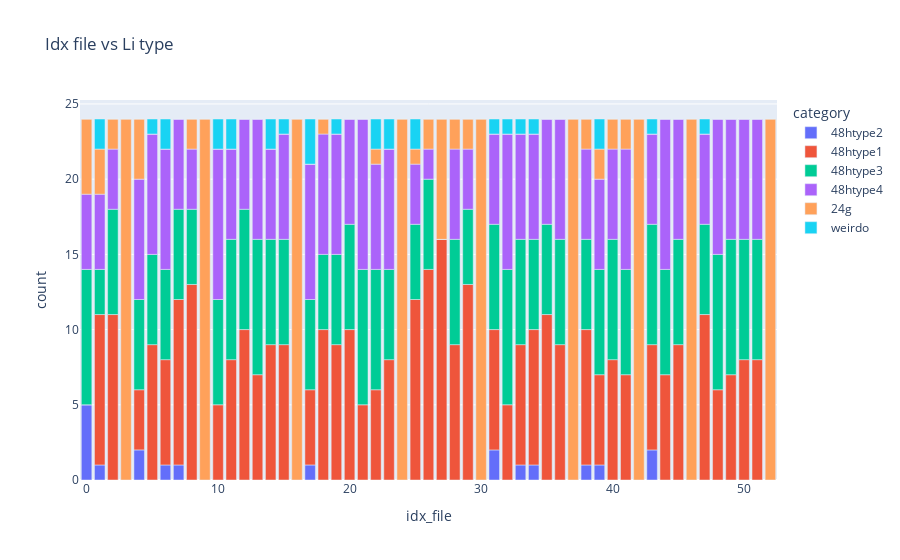

Notebook code for this chart:
### Code cell
Mapping.Labelling.get_amount_type(file_loc_important_cols, litype, el = "Li")
df_amount_type = Plot.Mapping.Labelling.plot_amount_type(file_loc_important_cols, litype, el, style, category_labels)

### Figure 1 — Plotly figure (JSON) as saved in the notebook; plotly's stock layout.template omitted (floating-point values rounded to 4 significant figures)
{"data": [{"alignmentgroup": "True", "hovertemplate": "category=48htype2<br>idx_file=%{x}<br>count=%{y}<extra></extra>", "legendgroup": "48htype2", "marker": {"color": "#636efa", "pattern": {"shape": ""}}, "name": "48htype2", "offsetgroup": "48htype2", "orientation": "v", "showlegend": true, "textposition": "auto", "type": "bar", "x": [0, 1, 2, 3, 4, 5, 6, 7, 8, 9, 10, 11, 12, 13, 14, 15, 16, 17, 18, 19, 20, 21, 22, 23, 24, 25, 26, 27, 28, 29, 30, 31, 32, 33, 34, 35, 36, 37, 38, 39, 40, 41, 42, 43, 44, 45, 46, 47, 48, 49, 50, 51, 52], "xaxis": "x", "y": [5, 1, 0, 0, 2, 0, 1, 1, 0, 0, 0, 0, 0, 0, 0, 0, 0, 1, 0, 0, 0, 0, 0, 0, 0, 0, 0, 0, 0, 0, 0, 2, 0, 1, 1, 0, 0, 0, 1, 1, 0, 0, 0, 2, 0, 0, 0, 0, 0, 0, 0, 0, 0], "yaxis": "y"}, {"alignmentgroup": "True", "hovertemplate": "category=48htype1<br>idx_file=%{x}<br>count=%{y}<extra></extra>", "legendgroup": "48htype1", "marker": {"color": "#EF553B", "pattern": {"shape": ""}}, "name": "48htype1", "offsetgroup": "48htype1", "orientation": "v", "showlegend": true, "textposition": "auto", "type": "bar", "x": [0, 1, 2, 3, 4, 5, 6, 7, 8, 9, 10, 11, 12, 13, 14, 15, 16, 17, 18, 19, 20, 21, 22, 23, 24, 25, 26, 27, 28, 29, 30, 31, 32, 33, 34, 35, 36, 37, 38, 39, 40, 41, 42, 43, 44, 45, 46, 47, 48, 49, 50, 51, 52], "xaxis": "x", "y": [0, 10, 11, 0, 4, 9, 7, 11, 13, 0, 5, 8, 10, 7, 9, 9, 0, 5, 10, 9, 10, 5, 6, 8, 0, 12, 14, 16, 9, 13, 0, 8, 5, 8, 9, 11, 9, 0, 9, 6, 8, 7, 0, 7, 7, 9, 0, 11, 6, 7, 8, 8, 0], "yaxis": "y"}, {"alignmentgroup": "True", "hovertemplate": "category=48htype3<br>idx_file=%{x}<br>count=%{y}<extra></extra>", "legendgroup": "48htype3", "marker": {"color": "#00cc96", "pattern": {"shape": ""}}, "name": "48htype3", "offsetgroup": "48htype3", "orientation": "v", "showlegend": true, "textposition": "auto", "type": "bar", "x": [0, 1, 2, 3, 4, 5, 6, 7, 8, 9, 10, 11, 12, 13, 14, 15, 16, 17, 18, 19, 20, 21, 22, 23, 24, 25, 26, 27, 28, 29, 30, 31, 32, 33, 34, 35, 36, 37, 38, 39, 40, 41, 42, 43, 44, 45, 46, 47, 48, 49, 50, 51, 52], "xaxis": "x", "y": [9, 3, 7, 0, 6, 6, 6, 6, 5, 0, 7, 8, 8, 9, 7, 7, 0, 6, 5, 6, 7, 9, 8, 6, 0, 5, 6, 0, 7, 5, 0, 7, 9, 7, 6, 6, 7, 0, 6, 7, 8, 7, 0, 8, 7, 7, 0, 6, 9, 9, 8, 8, 0], "yaxis": "y"}, {"alignmentgroup": "True", "hovertemplate": "category=48htype4<br>idx_file=%{x}<br>count=%{y}<extra></extra>", "legendgroup": "48htype4", "marker": {"color": "#ab63fa", "pattern": {"shape": ""}}, "name": "48htype4", "offsetgroup": "48htype4", "orientation": "v", "showlegend": true, "textposition": "auto", "type": "bar", "x": [0, 1, 2, 3, 4, 5, 6, 7, 8, 9, 10, 11, 12, 13, 14, 15, 16, 17, 18, 19, 20, 21, 22, 23, 24, 25, 26, 27, 28, 29, 30, 31, 32, 33, 34, 35, 36, 37, 38, 39, 40, 41, 42, 43, 44, 45, 46, 47, 48, 49, 50, 51, 52], "xaxis": "x", "y": [5, 5, 4, 0, 8, 8, 8, 6, 4, 0, 10, 6, 6, 8, 6, 7, 0, 9, 8, 8, 7, 10, 7, 8, 0, 4, 2, 0, 6, 4, 0, 6, 9, 7, 7, 7, 8, 0, 6, 6, 6, 8, 0, 6, 10, 8, 0, 6, 9, 8, 8, 8, 0], "yaxis": "y"}, {"alignmentgroup": "True", "hovertemplate": "category=24g<br>idx_file=%{x}<br>count=%{y}<extra></extra>", "legendgroup": "24g", "marker": {"color": "#FFA15A", "pattern": {"shape": ""}}, "name": "24g", "offsetgroup": "24g", "orientation": "v", "showlegend": true, "textposition": "auto", "type": "bar", "x": [0, 1, 2, 3, 4, 5, 6, 7, 8, 9, 10, 11, 12, 13, 14, 15, 16, 17, 18, 19, 20, 21, 22, 23, 24, 25, 26, 27, 28, 29, 30, 31, 32, 33, 34, 35, 36, 37, 38, 39, 40, 41, 42, 43, 44, 45, 46, 47, 48, 49, 50, 51, 52], "xaxis": "x", "y": [5, 3, 2, 24, 4, 0, 0, 0, 2, 24, 0, 0, 0, 0, 0, 0, 24, 0, 1, 0, 0, 0, 1, 0, 24, 1, 2, 8, 2, 2, 24, 0, 0, 0, 0, 0, 0, 24, 2, 2, 2, 2, 24, 0, 0, 0, 24, 0, 0, 0, 0, 0, 24], "yaxis": "y"}, {"alignmentgroup": "True", "hovertemplate": "category=weirdo<br>idx_file=%{x}<br>count=%{y}<extra></extra>", "legendgroup": "weirdo", "marker": {"color": "#19d3f3", "pattern": {"shape": ""}}, "name": "weirdo", "offsetgroup": "weirdo", "orientation": "v", "showlegend": true, "textposition": "auto", "type": "bar", "x": [0, 1, 2, 3, 4, 5, 6, 7, 8, 9, 10, 11, 12, 13, 14, 15, 16, 17, 18, 19, 20, 21, 22, 23, 24, 25, 26, 27, 28, 29, 30, 31, 32, 33, 34, 35, 36, 37, 38, 39, 40, 41, 42, 43, 44, 45, 46, 47, 48, 49, 50, 51, 52], "xaxis": "x", "y": [0, 2, 0, 0, 0, 1, 2, 0, 0, 0, 2, 2, 0, 0, 2, 1, 0, 3, 0, 1, 0, 0, 2, 2, 0, 2, 0, 0, 0, 0, 0, 1, 1, 1, 1, 0, 0, 0, 0, 2, 0, 0, 0, 1, 0, 0, 0, 1, 0, 0, 0, 0, 0], "yaxis": "y"}], "layout": {"barmode": "relative", "legend": {"title": {"text": "category"}, "tracegroupgap": 0}, "title": {"text": "Idx file vs Li type"}, "xaxis": {"anchor": "y", "domain": [0, 1], "title": {"text": "idx_file"}}, "yaxis": {"anchor": "x", "domain": [0, 1], "title": {"text": "count"}}}}
